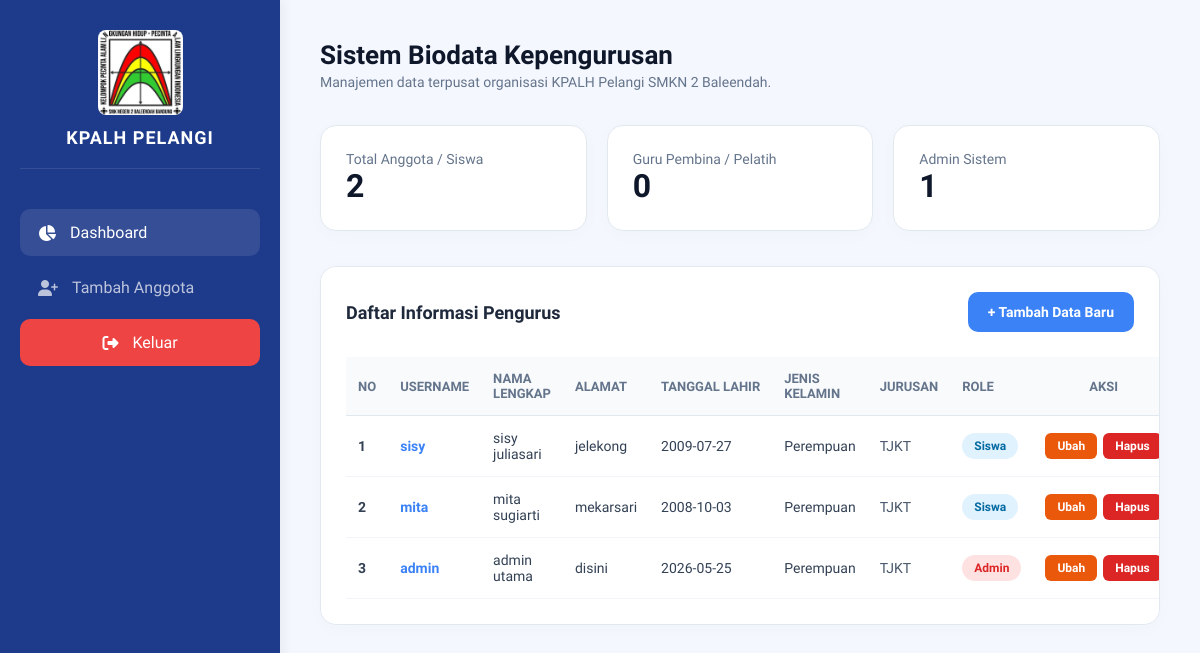
The page /index.php (signed in) on the database its author committed.
### tables this page shows
CREATE TABLE `2526_24` (
  `id` int(11) NOT NULL,
  `username` varchar(50) DEFAULT NULL,
  `password` varchar(255) DEFAULT NULL,
  `role` varchar(20) DEFAULT NULL,
  `nama_lengkap` varchar(100) DEFAULT NULL,
  `tanggal_lahir` date DEFAULT NULL,
  `alamat` text DEFAULT NULL,
  `jenis_kelamin` varchar(20) NOT NULL,
  `jurusan` varchar(50) NOT NULL
);

### index.php (the view, shortened to what this page needs)
<?php
include 'koneksi.php';
$query_siswa = mysqli_query($koneksi, "SELECT * FROM `2526_24` WHERE role='siswa'");
$total_siswa = mysqli_num_rows($query_siswa);
$query_guru = mysqli_query($koneksi, "SELECT * FROM `2526_24` WHERE role='guru'");
$total_guru = mysqli_num_rows($query_guru);
$query_admin = mysqli_query($koneksi, "SELECT * FROM `2526_24` WHERE role='admin'");
$total_admin = mysqli_num_rows($query_admin);
?>
<!DOCTYPE html>
<html lang="id">
<head>
    <link rel="stylesheet" href="https://cdnjs.cloudflare.com/ajax/libs/font-awesome/6.4.0/css/all.min.css">
</head>
<body>
    <div class="sidebar">
        <div class="logo-section">
            <img src="logo-kpalh.jpeg" alt="Logo KPALH">
            <h1>KPALH PELANGI</h1>
        </div>
        <ul class="nav-menu">
            <li class="nav-item active">
                <a href="index.php"><i class="fa-solid fa-chart-pie"></i> Dashboard</a>
            </li>
            <?php if (strtolower($_SESSION['role']) == 'admin') { ?>
            <li class="nav-item">
                <a href="registrasi.php"><i class="fa-solid fa-user-plus"></i> Tambah Anggota</a>
            </li>
            <?php } ?>
            <li class="nav-item">
                <a href="logout.php" class="btn-logout"><i class="fa-solid fa-right-from-bracket"></i> Keluar</a>
            </li>
        </ul>
    </div>
    <div class="main-content">
        <div class="header">
            <div>
                <h2>Sistem Biodata Kepengurusan</h2>
                <p style="color: #64748b; font-size: 14px; margin-top: 4px;">Manajemen data terpusat organisasi KPALH Pelangi SMKN 2 Baleendah.</p>
            </div>
        </div>
        <div class="stats-grid">
            <div class="stat-card">
                <div class="stat-info">
                    <h3>Total Anggota / Siswa</h3>
                    <p><?php echo $total_siswa; ?></p>
                </div>
            </div>
            <div class="stat-card">
                <div class="stat-info">
                    <h3>Guru Pembina / Pelatih</h3>
                    <p><?php echo $total_guru; ?></p>
                </div>
            </div>
            <div class="stat-card">
                <div class="stat-info">
                    <h3>Admin Sistem</h3>
                    <p><?php echo $total_admin; ?></p>
                </div>
            </div>
        </div>
        <div class="table-container">
            <div class="table-header">
                <h3>Daftar Informasi Pengurus</h3>
                <?php if (strtolower($_SESSION['role']) == 'admin') { ?>
                <a href="registrasi.php" class="btn-tambah">+ Tambah Data Baru</a>
                <?php } ?>
            </div>
            <table>
                <thead>
                    <tr>
                        <th style="width: 5%;">No</th>
                        <th>Username</th>
                        <th>Nama Lengkap</th>
                        <th>Alamat</th>
                        <th style="white-space: nowrap;">Tanggal Lahir</th>
                        <th>Jenis Kelamin</th>
                        <th>Jurusan</th>
                        <th>Role</th>
                        <?php if (strtolower($_SESSION['role']) == 'admin') { ?>
                        <th style="text-align: center; width: 15%;">Aksi</th>
                        <?php } ?>
                    </tr>
                </thead>
                <tbody>
                    <?php
                    $no = 1;
                    $query_tabel = mysqli_query($koneksi, "SELECT * FROM `2526_24` ORDER BY id DESC");
                    while($row = mysqli_fetch_array($query_tabel)) {
                        $role_db = strtolower(trim($row['role']));
                        if ($role_db == 'admin') {
                            $badge_css = 'badge-admin';
                            $text_role = 'Admin';
                        } elseif ($role_db == 'guru') {
                            $badge_css = 'badge-guru';
                            $text_role = 'Guru';
                        } else {
                            $badge_css = 'badge-siswa';
                            $text_role = 'Siswa';
                        }
                    ?>
                    <tr>
                        <td><strong><?php echo $no++; ?></strong></td>
                        <td style="color: #3b82f6; font-weight: 600;"><?php echo $row['username']; ?></td>
                        <td><?php echo !empty($row['nama_lengkap']) ? $row['nama_lengkap'] : '<em>Belum diisi</em>'; ?></td>
                        <td><?php echo !empty($row['alamat']) ? $row['alamat'] : '<em>Belum diisi</em>'; ?></td>
                        <td style="white-space: nowrap;"><?php echo !empty($row['tanggal_lahir']) ? $row['tanggal_lahir'] : '<em>Belum diisi</em>'; ?></td>
                        <td><?php echo !empty($row['jenis_kelamin']) ? $row['jenis_kelamin'] : '<em>Belum diisi</em>'; ?></td>
                        <td style="font-weight: 500; color: #475569;"><?php echo !empty($row['jurusan']) ? $row['jurusan'] : '-'; ?></td>
                        <td><span class="badge <?php echo $badge_css; ?>"><?php echo $text_role; ?></span></td>
                        <?php if (strtolower($_SESSION['role']) == 'admin') { ?>
                        <td style="text-align: center;">
                            <div class="action-container">
                                <a href="edit.php?id=<?php echo $row['id']; ?>" class="btn-action btn-edit">Ubah</a>
                                <a href="hapus.php?id=<?php echo $row['id']; ?>" onclick="return confirm('Yakin hapus data ini?')" class="btn-action btn-delete">Hapus</a>
                            </div>
                        </td>
                        <?php } ?>
                    </tr>
                    <?php } ?>
                </tbody>
            </table>
        </div>
    </div>
</body>
</html>

### index.php (style rules this page uses)
* { margin: 0; padding: 0; box-sizing: border-box; font-family: 'Plus Jakarta Sans', sans-serif; }
body { background-color: #f4f7fe; color: #1e293b; display: flex; min-height: 100vh; }
.sidebar { width: 280px; background-color: #1e3a8a; padding: 30px 20px; display: flex; flex-direction: column; position: fixed; height: 100vh; box-shadow: 4px 0 10px rgba(0,0,0,0.05); }
.logo-section { display: flex; flex-direction: column; align-items: center; margin-bottom: 40px; padding-bottom: 20px; border-bottom: 1px solid rgba(255,255,255,0.1); }
.logo-section img { width: 85px; height: 85px; object-fit: contain; margin-bottom: 12px; border-radius: 8px; }
.logo-section h1 { color: #ffffff; font-size: 18px; font-weight: 700; letter-spacing: 1px; }
.nav-menu { list-style: none; display: flex; flex-direction: column; gap: 8px; flex-grow: 1; }
.nav-item a { display: flex; align-items: center; gap: 14px; padding: 14px 18px; color: #ffffff; opacity: 0.7; text-decoration: none; border-radius: 10px; font-weight: 500; transition: all 0.3s ease; }
.nav-item.active a, .nav-item a:hover { background-color: rgba(255,255,255,0.1); opacity: 1; }
.btn-logout { background-color: #ef4444; color: white !important; font-weight: 600; text-align: center; justify-content: center; margin-top: auto; border-radius: 10px; opacity: 1 !important; }
.main-content { margin-left: 280px; padding: 40px; width: calc(100% - 280px); }
.header { display: flex; justify-content: space-between; align-items: center; margin-bottom: 35px; }
.header h2 { font-size: 26px; font-weight: 700; color: #0f172a; }
.stats-grid { display: grid; grid-template-columns: repeat(3, 1fr); gap: 20px; margin-bottom: 35px; }
.stat-card { background: white; padding: 25px; border-radius: 16px; display: flex; align-items: center; justify-content: space-between; box-shadow: 0 4px 20px rgba(0,0,0,0.02); border: 1px solid #e2e8f0; }
.stat-info h3 { font-size: 14px; color: #64748b; font-weight: 500; }
.stat-info p { font-size: 32px; font-weight: 700; color: #0f172a; }
.table-container { background: white; border-radius: 16px; padding: 25px; box-shadow: 0 4px 20px rgba(0,0,0,0.02); border: 1px solid #e2e8f0; overflow-x: auto; }
.table-header { display: flex; justify-content: space-between; align-items: center; margin-bottom: 25px; }
.table-header h3 { font-size: 18px; font-weight: 700; }
.btn-tambah { background-color: #3b82f6; color: white; text-decoration: none; padding: 12px 20px; border-radius: 10px; font-weight: 600; font-size: 14px; }
table { width: 100%; border-collapse: collapse; text-align: left; table-layout: auto; }
th { background-color: #f8fafc; padding: 14px 12px; font-size: 13px; font-weight: 600; color: #64748b; border-bottom: 1px solid #e2e8f0; text-transform: uppercase; }
td { padding: 14px 12px; font-size: 14px; color: #334155; border-bottom: 1px solid #f1f5f9; }
.badge { padding: 6px 12px; border-radius: 20px; font-size: 12px; font-weight: 600; display: inline-block; }
.badge-admin { background-color: #fee2e2; color: #dc2626; }
.badge-siswa { background-color: #e0f2fe; color: #0369a1; }
.action-container { display: flex; gap: 6px; justify-content: center; }
.btn-action { padding: 6px 12px; border-radius: 6px; text-decoration: none; font-size: 12px; font-weight: 600; color: white; display: inline-block; }
.btn-edit { background-color: #ea580c; }
.btn-delete { background-color: #dc2626; }

### rows shown on the page
2526_24: username "sisy", nama_lengkap "sisy juliasari", alamat "jelekong", tanggal_lahir "2009-07-27", jenis_kelamin "Perempuan", jurusan "TJKT", role "Siswa"
2526_24: username "mita", nama_lengkap "mita sugiarti", alamat "mekarsari", tanggal_lahir "2008-10-03", jenis_kelamin "Perempuan", jurusan "TJKT", role "Siswa"
2526_24: username "admin", nama_lengkap "admin utama", alamat "disini", tanggal_lahir "2026-05-25", jenis_kelamin "Perempuan", jurusan "TJKT", role "Admin"

### other values the page prints
$total_siswa "2"
$total_guru "0"
$total_admin "1"
